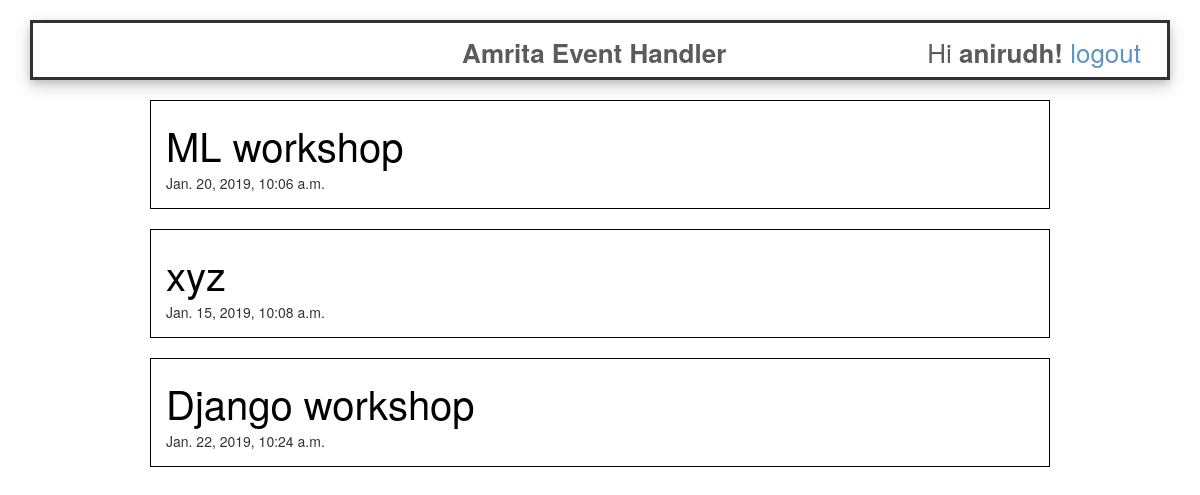
The page /event/suggested/ (signed in) on the database as committed earlier.
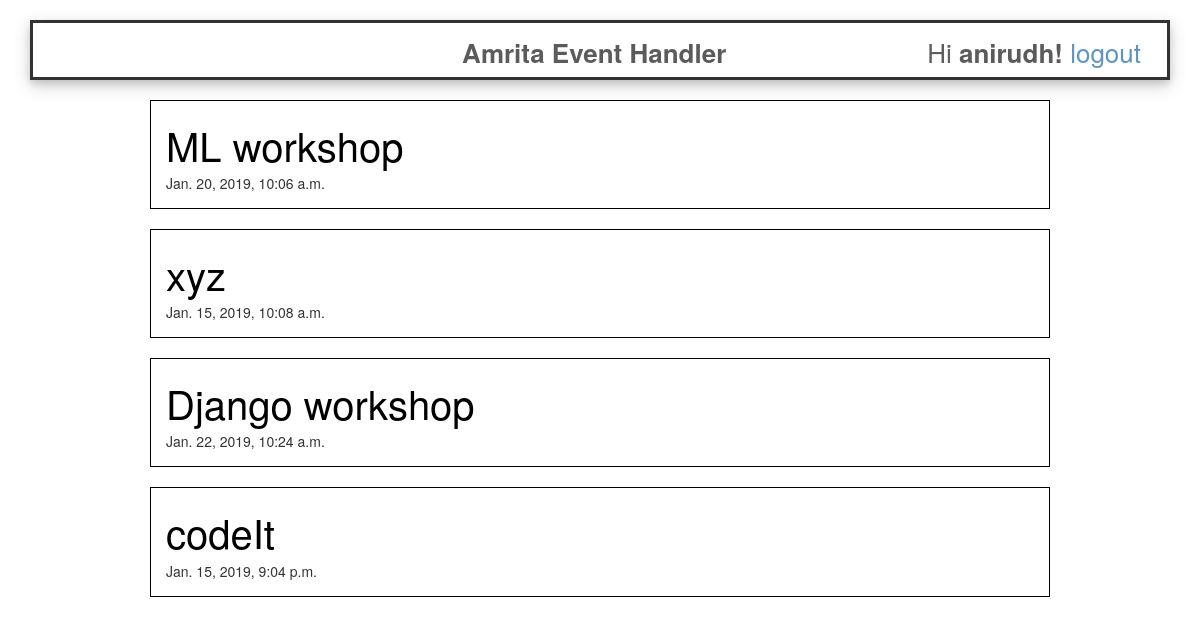
The same page on the database as committed later.
### administrator/models.py (models this page shows, shortened)
class SuggestedEvents(models.Model):
    name = models.CharField(max_length=200)
    description = models.TextField()
    feasible_event_date = models.DateTimeField(default=timezone.now())

### administrator/views.py (the view)
# urls.py: path('event/suggested/', permission_required('is_staff')(SuggestedEventListView.as_view()),
class SuggestedEventListView(ListView):
    model = SuggestedEvents
    template_name = 'suggested_event_list.html'
    context_object_name = 'suggested_events_list'

### templates/suggested_event_list.html (shortened to what this page needs)
{% extends 'base2.html' %}
{% block content %}
{% for event in suggested_events_list %}
<center>
    <div class="events" align="left">
        <a class="Heading" href="{% url 'suggested_event_detail' event.pk %}">{{ event.name }}</a><br>
        {{ event.feasible_event_date }}
</center>
{% endfor %}
{% endblock %}

Rows that differ between the two databases and show on the page:
added SuggestedEvents: name "codeIt", feasible_event_date "Jan. 15, 2019, 9:04 p.m."
